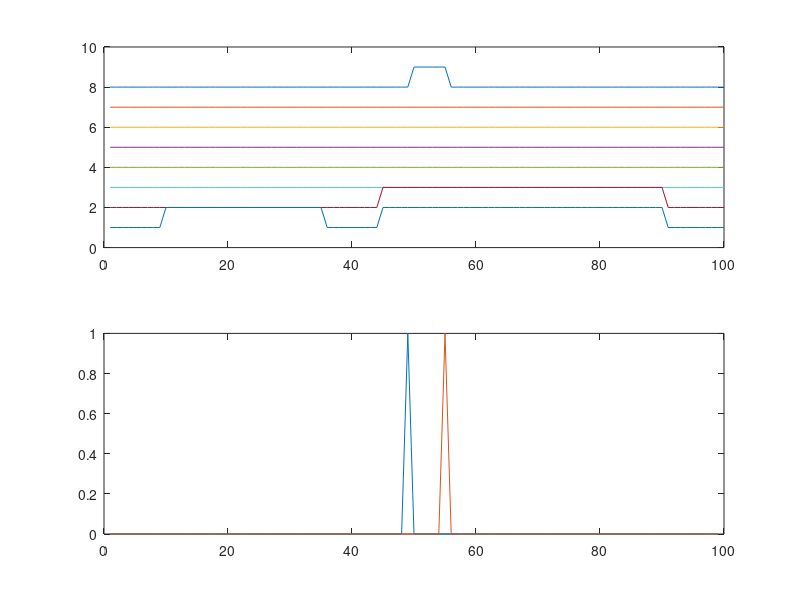

MATLAB code for this plot:
clear vars;
clear all;
close all;

img.arc_n = 8;
img.norm_arc = 100; 
img.node_n = 50;

img.finger_n = 10;

for a=img.arc_n:-1:1
    img.circle(a).intersection_norm = false(img.norm_arc,1);
end

for n=img.node_n:-1:1
    img.node(n).arc = 0;
    img.node(n).left = 0;
    img.node(n).right = 0;
    img.node(n).parent = 0;
    img.node(n).base = false;
    img.node(n).id = 0;
end

for f=img.finger_n:-1:1
    img.finger(f).left = 0;
    img.finger(f).right = 0;
    img.finger(f).arc = 0;
end

% img.circle(8).intersection_norm(20:30) = true;
% img.circle(7).intersection_norm(25:35) = true;
% img.circle(6).intersection_norm(30:40) = true;
% img.circle(5).intersection_norm(35:45) = true;
% img.circle(4).intersection_norm(40:50) = true;
% img.circle(3).intersection_norm(45:55) = true;
img.circle(2).intersection_norm(50:60) = true;
img.circle(1).intersection_norm(10:35) = true;
% 
% % Floating Segment
img.circle(8).intersection_norm(50:55) = true;
% 
% 
% img.circle(8).intersection_norm(70:80) = true;
% img.circle(7).intersection_norm(70:80) = true;
% img.circle(6).intersection_norm(70:80) = true;
% img.circle(5).intersection_norm(70:80) = true;
% img.circle(4).intersection_norm(70:80) = true;
% img.circle(3).intersection_norm(70:80) = true;
img.circle(2).intersection_norm(45:90) = true;
img.circle(1).intersection_norm(45:90) = true;
% 
% 
% img.circle(3).intersection_norm(20:30) = true;
% img.circle(2).intersection_norm(20:30) = true;

figure;
subplot(2,1,1);
for a=img.arc_n:-1:1
    plot(1:img.norm_arc, 1.0*img.circle(a).intersection_norm+a); hold on;  
end
hold off;

tic
img.node_n = 0;

% Start from Base and Work Outwards
for r=1:img.arc_n

    % Edge Detection
    img.circle(r).intersection_norm(1) = 0;
    img.circle(r).intersection_norm(end) = 0;
    
    a1 = img.circle(r).intersection_norm(1:end-1);
    a2 = img.circle(r).intersection_norm(2:end);      
    
    posedge = (~a1 & a2) & a2;
    negedge = (a1 & ~a2) & a1;
    
    posedge_i = find(posedge);
    negedge_i = find(negedge);
        
    for n=1:length(posedge_i)
        img.node_n = img.node_n + 1;
        img.node(img.node_n).arc = r;
        img.node(img.node_n).left = posedge_i(n);
        img.node(img.node_n).right = negedge_i(n);
        
        if(r>1)
            for i = img.node_n:-1:1
                prev_arc(i) = img.node(i).arc;
            end
            for nn=find(prev_arc==r-1)
                if( (img.node(img.node_n).left >= img.node(nn).left &&...
                     img.node(img.node_n).left <= img.node(nn).right) ...
                     || ...
                     (img.node(img.node_n).right >= img.node(nn).left &&...
                     img.node(img.node_n).right <= img.node(nn).right) )
                    img.node(img.node_n).parent = nn;
                    
                    img.node(img.node_n).base = img.node(nn).base;
                    
                end
            end
        else
            img.node(img.node_n).base = true;
        end                
    end   
end


% Start from Tip and Work Inwards
img.node_id = 1;
for n=img.node_n:-1:1    
    if(img.node(n).id == 0 && img.node(n).parent ~= 0)
        img.finger(img.node_id).left = img.node(n).left;
        img.finger(img.node_id).right = img.node(n).right;      
        img.finger(img.node_id).arc = img.node(n).arc;
        % Trickle Down Fingers
        new_n = n;
        while(img.node(new_n).id == 0 && img.node(new_n).parent ~= 0)
            img.node(new_n).id = img.node_id;
            new_n = img.node(new_n).parent;
        end        
        img.node_id = img.node_id + 1;
    end                
end
toc


% Reset Fingers




subplot(2,1,2);
plot(posedge); hold on;
plot(negedge);
% for a=img.arc_n:-1:1
%     plot(1:img.norm_arc, 1.0*img.circle(a).intersection_norm+a); hold on;  
% end
% hold off;

% Jordan Change





